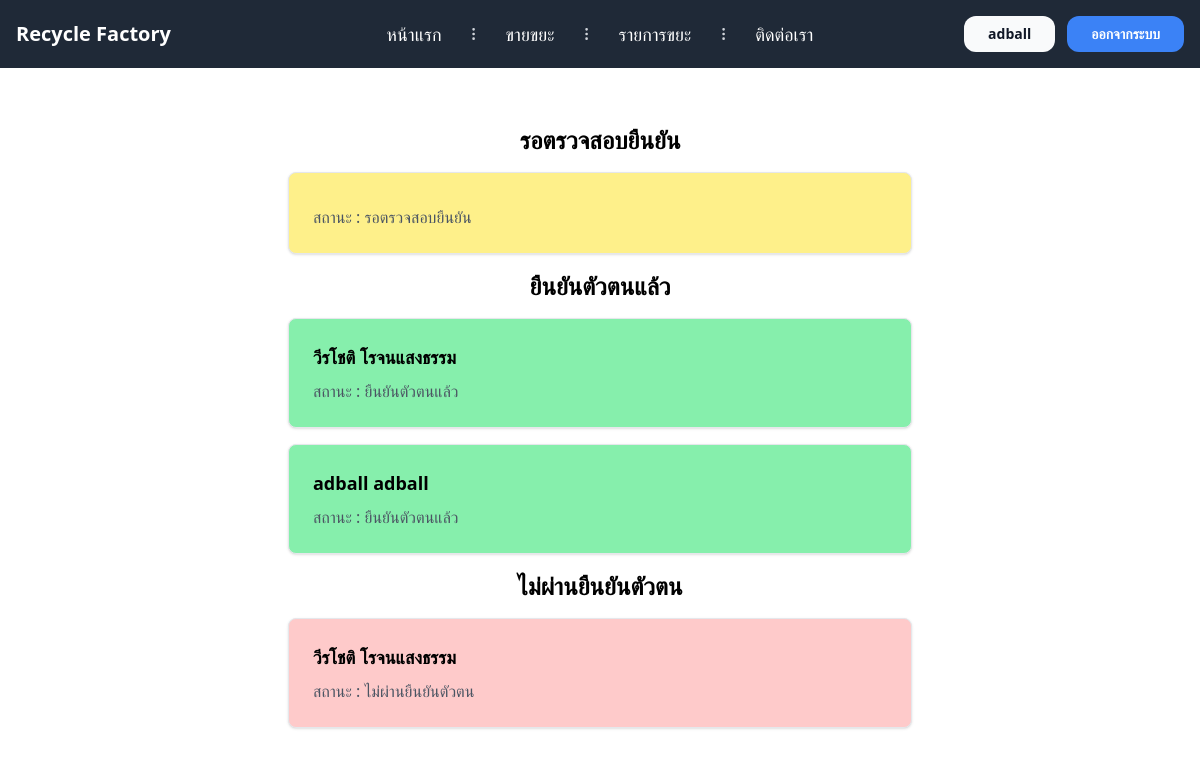
The page /Factory/ (signed in) on the database as committed earlier.
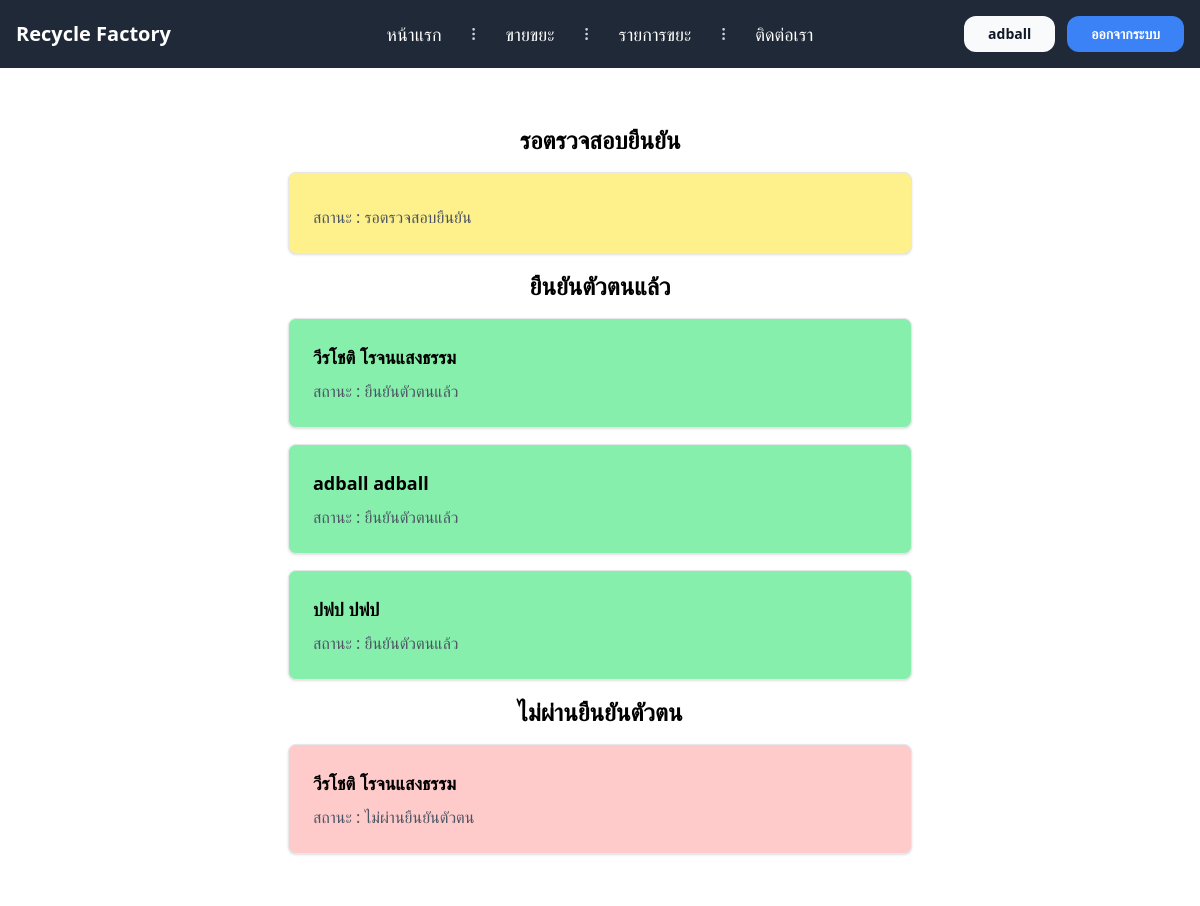
The same page on the database as committed later.
### Member/models.py (models this page shows)
class Profile(models.Model):
    user = models.OneToOneField(User, on_delete=models.CASCADE, null=True, blank=True)
    first_name = models.CharField(max_length=150)
    last_name = models.CharField(max_length=150)
    address = models.TextField()
    bank = models.CharField(max_length=150)
    bank_accounts = models.CharField(max_length=350)
    bank_number = models.CharField(max_length=20)
    pass_bookQR = models.ImageField(upload_to='ImagePassBook/')
    phone = models.CharField(max_length=20, null=True, blank=True)
    status = models.BooleanField(default=False)
    cancel = models.BooleanField(default=False)

### Factory/views.py (the view)
# urls.py: path('',cfidentity,name='cfidentity'),
@login_required
def cfidentity(request):
    cancel = Profile.objects.filter(cancel=True)
    firm = Profile.objects.filter(status=True,cancel=False)
    nofirm = Profile.objects.filter(status=False,cancel=False)
    return render(request,'factory/cfidentity.html',{'firm':firm,'nofirm':nofirm,'cancel':cancel})

### templates/factory/cfidentity.html (shortened to what this page needs)
{% extends 'base.html' %}
{% load crispy_forms_tags %}
{% block content %}
<div class="container mx-auto px-4 py-8 ">
    <div class="max-w-2xl mx-auto bg-white rounded p-6 bg">
        <h2 class="text-2xl font-bold mb-4 text-center">รอตรวจสอบยืนยัน</h2>
        {% if nofirm %}
        <div class="grid grid-cols-1 gap-4 sm:grid-cols-1 md:grid-cols-1 lg:grid-cols-1 xl:grid-cols-1">
            {% for f in nofirm %}
            <a href="{% url 'editestate' f.id %}" class="hover:scale-105">
                <div class=" rounded-lg shadow p-6 border bg-yellow-200">
                    <p class="text-gray-600">สถานะ :
                        {% if f.status == False %}
                        รอตรวจสอบยืนยัน
                        {% endif %}
                    </p>
                </div>
            </a>
            {% endfor %}
        </div>
        {% endif %}
        <h2 class="text-2xl font-bold mb-4 text-center mt-4">ยืนยันตัวตนแล้ว</h2>
        {% if firm %}
        <div class="grid grid-cols-1 gap-4 sm:grid-cols-1 md:grid-cols-1 lg:grid-cols-1 xl:grid-cols-1">
            {% for f in firm %}
            <a href="{% url 'editestate' f.id %}" class="hover:scale-105">
            <div class=" rounded-lg shadow p-6 border bg-green-300">
                <h2 class="text-lg font-bold mb-2">{{ f.first_name }} {{f.last_name}}</h2>
                <p class="text-gray-600">สถานะ :
                    {% if f.status == True %}
                    ยืนยันตัวตนแล้ว
                    {% endif %}
                </p>
            </div>
            </a>
            {% endfor %}
        </div>
        {% endif %}
        <h2 class="text-2xl font-bold mb-4 text-center mt-4">ไม่ผ่านยืนยันตัวตน</h2>
        {% if cancel %}
        <div class="grid grid-cols-1 gap-4 sm:grid-cols-1 md:grid-cols-1 lg:grid-cols-1 xl:grid-cols-1">
            {% for f in cancel %}
            <a href="{% url 'editestate' f.id %}" class="hover:scale-105">
            <div class=" rounded-lg shadow p-6 border bg-red-200 ">
                <h2 class="text-lg font-bold mb-2">{{ f.first_name }} {{f.last_name}}</h2>
                <p class="text-gray-600">สถานะ :
                    {% if f.cancel == True %}
                    ไม่ผ่านยืนยันตัวตน
                    {% endif %}
                </p>
            </div>
            </a>
            {% endfor %}
        </div>
        {% endif %}
    </div>
</div>
{% endblock %}

Rows that differ between the two databases and show on the page:
added Profile: first_name "ปฟป", last_name "ปฟป", status "ยืนยันตัวตนแล้ว"
